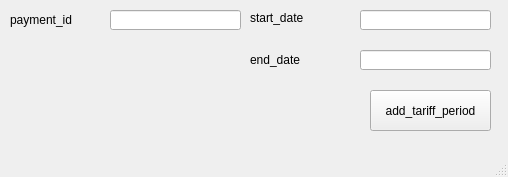
<?xml version="1.0" encoding="UTF-8"?>
<ui version="4.0">
 <class>add_tariff_period_window</class>
 <widget class="QMainWindow" name="add_tariff_period_window">
  <property name="geometry">
   <rect>
    <x>0</x>
    <y>0</y>
    <width>508</width>
    <height>177</height>
   </rect>
  </property>
  <property name="windowTitle">
   <string>MainWindow</string>
  </property>
  <widget class="QWidget" name="centralwidget">
   <widget class="QLabel" name="label">
    <property name="geometry">
     <rect>
      <x>10</x>
      <y>10</y>
      <width>91</width>
      <height>20</height>
     </rect>
    </property>
    <property name="text">
     <string>payment_id</string>
    </property>
   </widget>
   <widget class="QLabel" name="label_3">
    <property name="geometry">
     <rect>
      <x>250</x>
      <y>50</y>
      <width>111</width>
      <height>20</height>
     </rect>
    </property>
    <property name="text">
     <string>end_date</string>
    </property>
   </widget>
   <widget class="QLabel" name="label_4">
    <property name="geometry">
     <rect>
      <x>250</x>
      <y>10</y>
      <width>71</width>
      <height>16</height>
     </rect>
    </property>
    <property name="text">
     <string>start_date</string>
    </property>
   </widget>
   <widget class="QLineEdit" name="lineEdit_payment_id">
    <property name="geometry">
     <rect>
      <x>110</x>
      <y>10</y>
      <width>131</width>
      <height>20</height>
     </rect>
    </property>
   </widget>
   <widget class="QLineEdit" name="lineEdit_end_date">
    <property name="geometry">
     <rect>
      <x>360</x>
      <y>50</y>
      <width>131</width>
      <height>20</height>
     </rect>
    </property>
   </widget>
   <widget class="QLineEdit" name="lineEdit_start_date">
    <property name="geometry">
     <rect>
      <x>360</x>
      <y>10</y>
      <width>131</width>
      <height>20</height>
     </rect>
    </property>
   </widget>
   <widget class="QPushButton" name="add_tariff_period_button">
    <property name="geometry">
     <rect>
      <x>370</x>
      <y>90</y>
      <width>121</width>
      <height>41</height>
     </rect>
    </property>
    <property name="text">
     <string>add_tariff_period</string>
    </property>
   </widget>
  </widget>
  <widget class="QMenuBar" name="menubar">
   <property name="geometry">
    <rect>
     <x>0</x>
     <y>0</y>
     <width>508</width>
     <height>21</height>
    </rect>
   </property>
  </widget>
  <widget class="QStatusBar" name="statusbar"/>
 </widget>
 <resources/>
 <connections/>
</ui>
